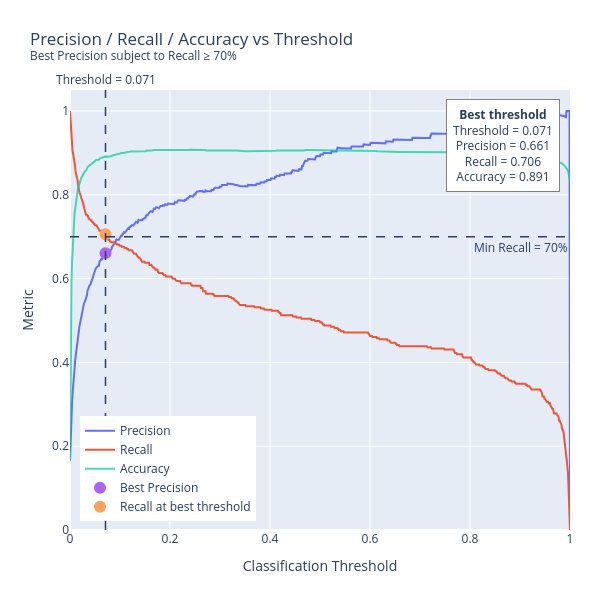

This figure's notebook cell:
### Code cell
# ==========================================
# Thresholds
# ==========================================

thresholds = np.linspace(0, 1, 1001)

precisions = []
recalls = []
accuracies = []

for threshold in thresholds:

    y_pred = (
        y_test_proba >= threshold
    ).astype(int)

    precisions.append(
        precision_score(
            y_test,
            y_pred,
            zero_division=0
        )
    )

    recalls.append(
        recall_score(
            y_test,
            y_pred,
            zero_division=0
        )
    )

    accuracies.append(
        accuracy_score(
            y_test,
            y_pred
        )
    )


precisions = np.array(precisions)
recalls = np.array(recalls)
accuracies = np.array(accuracies)


# ==========================================
# Best Precision при Recall >= 0.70
# ==========================================

min_recall = 0.70

valid = recalls >= min_recall

best_idx = np.where(valid)[0][
    np.argmax(precisions[valid])
]

best_threshold = thresholds[best_idx]
best_precision = precisions[best_idx]
best_recall = recalls[best_idx]
best_accuracy = accuracies[best_idx]


print(f"Best threshold: {best_threshold:.3f}")
print(f"Precision:      {best_precision:.4f}")
print(f"Recall:         {best_recall:.4f}")
print(f"Accuracy:       {best_accuracy:.4f}")


# ==========================================
# Plotly
# ==========================================

fig = go.Figure()


# Precision
fig.add_trace(
    go.Scatter(
        x=thresholds,
        y=precisions,
        mode="lines",
        name="Precision",
        line=dict(width=2)
    )
)


# Recall
fig.add_trace(
    go.Scatter(
        x=thresholds,
        y=recalls,
        mode="lines",
        name="Recall",
        line=dict(width=2)
    )
)


# Accuracy
fig.add_trace(
    go.Scatter(
        x=thresholds,
        y=accuracies,
        mode="lines",
        name="Accuracy",
        line=dict(width=2),
        opacity=0.7
    )
)


# ==========================================
# Минимальный Recall
# ==========================================

fig.add_hline(
    y=min_recall,
    line_dash="dash",
    line_width=1.5,
    annotation_text=f"Min Recall = {min_recall:.0%}",
    annotation_position="bottom right"
)


# ==========================================
# Лучший threshold
# ==========================================

fig.add_vline(
    x=best_threshold,
    line_dash="dash",
    line_width=1.5,
    annotation_text=f"Threshold = {best_threshold:.3f}",
    annotation_position="top"
)


# ==========================================
# Точки выбранных Precision и Recall
# ==========================================

fig.add_trace(
    go.Scatter(
        x=[best_threshold],
        y=[best_precision],
        mode="markers",
        name="Best Precision",
        marker=dict(
            size=12
        ),
        hovertemplate=(
            f"Threshold: {best_threshold:.3f}<br>"
            f"Precision: {best_precision:.3f}<br>"
            "<extra></extra>"
        )
    )
)

fig.add_trace(
    go.Scatter(
        x=[best_threshold],
        y=[best_recall],
        mode="markers",
        name="Recall at best threshold",
        marker=dict(
            size=12
        ),
        hovertemplate=(
            f"Threshold: {best_threshold:.3f}<br>"
            f"Recall: {best_recall:.3f}<br>"
            "<extra></extra>"
        )
    )
)


# ==========================================
# Annotation
# ==========================================

fig.add_annotation(
    x=0.98,
    y=0.98,
    xref="paper",
    yref="paper",

    text=(
        f"<b>Best threshold</b><br>"
        f"Threshold = {best_threshold:.3f}<br>"
        f"Precision = {best_precision:.3f}<br>"
        f"Recall = {best_recall:.3f}<br>"
        f"Accuracy = {best_accuracy:.3f}"
    ),

    showarrow=False,

    xanchor="right",
    yanchor="top",

    bgcolor="white",
    bordercolor="gray",
    borderwidth=1,
    borderpad=6
)


# ==========================================
# Layout
# ==========================================

fig.update_layout(
    width=600,
    height=600,

    title=(
        "Precision / Recall / Accuracy vs Threshold"
        "<br>"
        "<sup>Best Precision subject to Recall ≥ 70%</sup>"
    ),

    xaxis_title="Classification Threshold",
    yaxis_title="Metric",

    xaxis=dict(
        range=[0, 1]
    ),

    yaxis=dict(
        range=[0, 1.05]
    ),

    hovermode="x unified",

    legend=dict(
        x=0.02,
        y=0.02,
        xanchor="left",
        yanchor="bottom"
    ),

    margin=dict(
        l=70,
        r=30,
        t=90,
        b=70
    )
)


fig.show()

### Figure 1 — Plotly figure (JSON) as saved in the notebook; plotly's stock layout.template omitted (floating-point values rounded to 4 significant figures; data arrays with more than 128 entries replaced by an {"elided": "..."} marker saying what was removed)
{"data": [{"line": {"width": 2}, "mode": "lines", "name": "Precision", "type": "scatter", "x": {"elided": "1001 float values"}, "y": {"elided": "1001 float values"}}, {"line": {"width": 2}, "mode": "lines", "name": "Recall", "type": "scatter", "x": {"elided": "1001 float values"}, "y": {"elided": "1001 float values"}}, {"line": {"width": 2}, "mode": "lines", "name": "Accuracy", "opacity": 0.7, "type": "scatter", "x": {"elided": "1001 float values"}, "y": {"elided": "1001 float values"}}, {"hovertemplate": "Threshold: 0.071<br>Precision: 0.661<br><extra></extra>", "marker": {"size": 12}, "mode": "markers", "name": "Best Precision", "type": "scatter", "x": [0.071], "y": [0.6607]}, {"hovertemplate": "Threshold: 0.071<br>Recall: 0.706<br><extra></extra>", "marker": {"size": 12}, "mode": "markers", "name": "Recall at best threshold", "type": "scatter", "x": [0.071], "y": [0.7057]}], "layout": {"annotations": [{"showarrow": false, "text": "Min Recall = 70%", "x": 1, "xanchor": "right", "xref": "x domain", "y": 0.7, "yanchor": "top", "yref": "y"}, {"showarrow": false, "text": "Threshold = 0.071", "x": 0.071, "xanchor": "center", "xref": "x", "y": 1, "yanchor": "bottom", "yref": "y domain"}, {"bgcolor": "white", "bordercolor": "gray", "borderpad": 6, "borderwidth": 1, "showarrow": false, "text": "<b>Best threshold</b><br>Threshold = 0.071<br>Precision = 0.661<br>Recall = 0.706<br>Accuracy = 0.891", "x": 0.98, "xanchor": "right", "xref": "paper", "y": 0.98, "yanchor": "top", "yref": "paper"}], "height": 600, "hovermode": "x unified", "legend": {"x": 0.02, "xanchor": "left", "y": 0.02, "yanchor": "bottom"}, "margin": {"b": 70, "l": 70, "r": 30, "t": 90}, "shapes": [{"line": {"dash": "dash", "width": 1.5}, "type": "line", "x0": 0, "x1": 1, "xref": "x domain", "y0": 0.7, "y1": 0.7, "yref": "y"}, {"line": {"dash": "dash", "width": 1.5}, "type": "line", "x0": 0.071, "x1": 0.071, "xref": "x", "y0": 0, "y1": 1, "yref": "y domain"}], "title": {"text": "Precision / Recall / Accuracy vs Threshold<br><sup>Best Precision subject to Recall ≥ 70%</sup>"}, "width": 600, "xaxis": {"range": [0, 1], "title": {"text": "Classification Threshold"}}, "yaxis": {"range": [0, 1.05], "title": {"text": "Metric"}}}}
